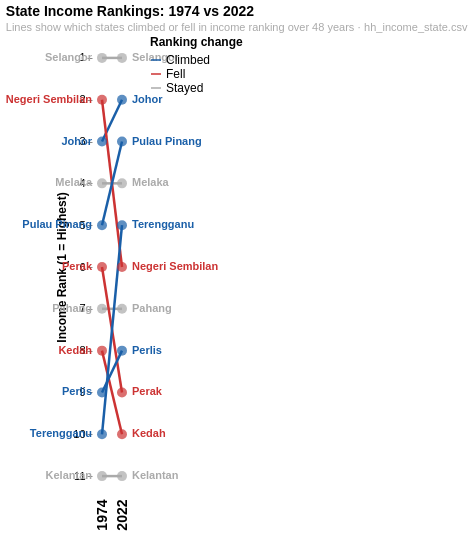

Express this chart as Vega-Lite.
### Vega-Lite specification from a JSON file in a GitHub repository (floating-point values rounded to 4 significant figures)
{"$schema": "https://vega.github.io/schema/vega-lite/v5.json", "title": {"text": "State Income Rankings: 1974 vs 2022", "subtitle": "Lines show which states climbed or fell in income ranking over 48 years · hh_income_state.csv", "fontSize": 14, "subtitleFontSize": 11, "subtitleColor": "#aaaaaa", "anchor": "start"}, "width": "container", "height": 460, "data": {"values": [{"state": "Johor", "rank_1974": 3, "rank_2022": 2, "moved": "Climbed"}, {"state": "Kedah", "rank_1974": 8, "rank_2022": 10, "moved": "Fell"}, {"state": "Kelantan", "rank_1974": 11, "rank_2022": 11, "moved": "Stayed"}, {"state": "Melaka", "rank_1974": 4, "rank_2022": 4, "moved": "Stayed"}, {"state": "Negeri Sembilan", "rank_1974": 2, "rank_2022": 6, "moved": "Fell"}, {"state": "Pahang", "rank_1974": 7, "rank_2022": 7, "moved": "Stayed"}, {"state": "Perak", "rank_1974": 6, "rank_2022": 9, "moved": "Fell"}, {"state": "Perlis", "rank_1974": 9, "rank_2022": 8, "moved": "Climbed"}, {"state": "Pulau Pinang", "rank_1974": 5, "rank_2022": 3, "moved": "Climbed"}, {"state": "Selangor", "rank_1974": 1, "rank_2022": 1, "moved": "Stayed"}, {"state": "Terengganu", "rank_1974": 10, "rank_2022": 5, "moved": "Climbed"}]}, "transform": [{"fold": ["rank_1974", "rank_2022"], "as": ["year_label", "rank"]}, {"calculate": "datum.year_label == 'rank_1974' ? 1974 : 2022", "as": "year"}], "layer": [{"mark": {"type": "line", "strokeWidth": 2.5}, "encoding": {"x": {"field": "year", "type": "ordinal", "title": null, "axis": {"labelFontSize": 14, "labelFontWeight": "bold", "domain": false, "ticks": false, "grid": false}}, "y": {"field": "rank", "type": "quantitative", "sort": "ascending", "scale": {"domain": [0.5, 11.5], "reverse": true}, "title": "Income Rank (1 = Highest)", "axis": {"labelFontSize": 11, "titleFontSize": 12, "tickCount": 11, "grid": false, "domain": false}}, "color": {"field": "moved", "type": "nominal", "scale": {"domain": ["Climbed", "Fell", "Stayed"], "range": ["#1a5fa8", "#cc3333", "#aaaaaa"]}, "legend": {"title": "Ranking change", "labelFontSize": 12, "titleFontSize": 12, "orient": "right"}}, "detail": {"field": "state", "type": "nominal"}, "tooltip": [{"field": "state", "type": "nominal", "title": "State"}, {"field": "moved", "type": "nominal", "title": "Change"}]}}, {"mark": {"type": "point", "filled": true, "size": 100}, "encoding": {"x": {"field": "year", "type": "ordinal"}, "y": {"field": "rank", "type": "quantitative", "sort": "ascending", "scale": {"domain": [0.5, 11.5], "reverse": true}}, "color": {"field": "moved", "type": "nominal", "scale": {"domain": ["Climbed", "Fell", "Stayed"], "range": ["#1a5fa8", "#cc3333", "#aaaaaa"]}, "legend": null}}}, {"transform": [{"filter": "datum.year_label == 'rank_1974'"}], "mark": {"type": "text", "align": "right", "dx": -10, "fontSize": 11, "fontWeight": "bold"}, "encoding": {"x": {"field": "year", "type": "ordinal"}, "y": {"field": "rank", "type": "quantitative", "sort": "ascending", "scale": {"domain": [0.5, 11.5], "reverse": true}}, "text": {"field": "state", "type": "nominal"}, "color": {"field": "moved", "type": "nominal", "scale": {"domain": ["Climbed", "Fell", "Stayed"], "range": ["#1a5fa8", "#cc3333", "#888888"]}, "legend": null}}}, {"transform": [{"filter": "datum.year_label == 'rank_2022'"}], "mark": {"type": "text", "align": "left", "dx": 10, "fontSize": 11, "fontWeight": "bold"}, "encoding": {"x": {"field": "year", "type": "ordinal"}, "y": {"field": "rank", "type": "quantitative", "sort": "ascending", "scale": {"domain": [0.5, 11.5], "reverse": true}}, "text": {"field": "state", "type": "nominal"}, "color": {"field": "moved", "type": "nominal", "scale": {"domain": ["Climbed", "Fell", "Stayed"], "range": ["#1a5fa8", "#cc3333", "#888888"]}, "legend": null}}}], "config": {"view": {"stroke": null}, "background": "#ffffff"}}
